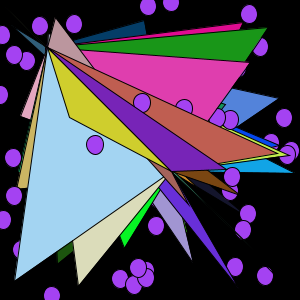
Frame 1 (no input)
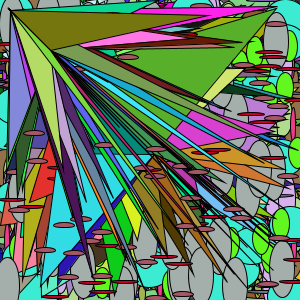
Frame 60 (the mouse pressed at the canvas centre just before this capture)
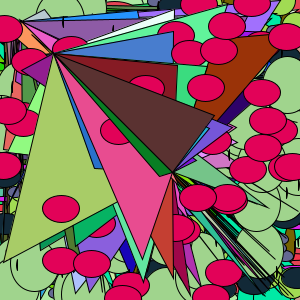
Frame 120 (the mouse held since frame 60 and released just before this capture)

The Processing sketch that drew these frames (run headless with seeded random() and noise(); from frame 60 on, the mouse is pressed at the canvas centre):

// Processing sketch: processing_82453
// ── processing_82453.pde

void setup(){
  size(300,300);
  background(0,0,0);
}

void draw(){
  int count=0; 
  float r=random(0,255);
  float g=random(0,255);
  float b=random(0,255);
  float x=random(200);
  float y=random(200);
  float a=random(-300,300);
  float c=random(0,100);
  float d=random(-30,60);
  float h=random(-50,50);
  while(count<=50){
    frameRate(5);
    fill(r,g,b);
    ellipse(int(random(300)),int(random(300)),h,d);
    fill(int(random(255)),int(random(255)),int(random(255)));
    triangle(int(random(300)),int(random(300)),x,x,y,y);
    count=count+1;
  }
}
    
  
